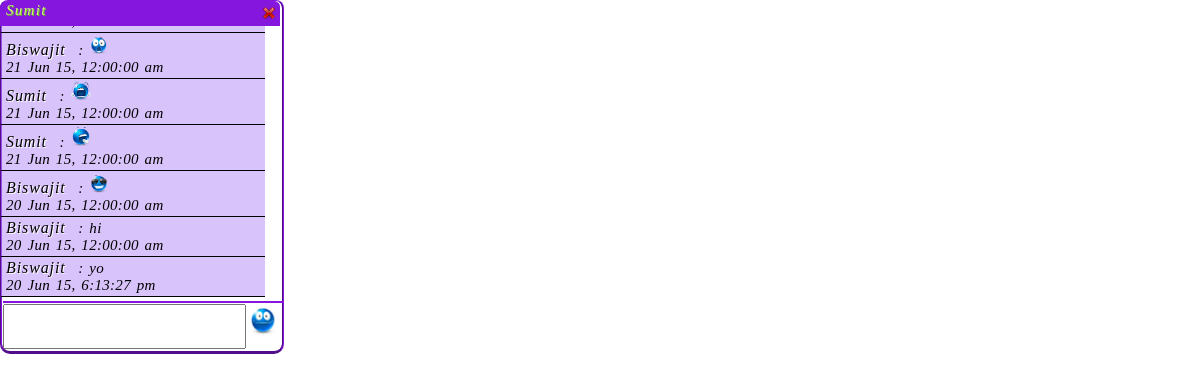
Screenshot of /chatFrame.php?ONto_msgsndr=sumit (signed in) with the database file from the repository.
### tables this page shows
CREATE TABLE IF NOT EXISTS `members` (
  `mem_id` int(20) NOT NULL AUTO_INCREMENT,
  `username` varchar(32) NOT NULL,
  `password` varchar(32) NOT NULL,
  `fname` varchar(30) NOT NULL,
  `lname` varchar(30) NOT NULL,
  `address` varchar(35) NOT NULL,
  `DOB` date NOT NULL,
  `email` varchar(30) NOT NULL,
  `contact` varchar(30) NOT NULL,
  `gender` varchar(10) NOT NULL,
  PRIMARY KEY (`mem_id`)
);

CREATE TABLE IF NOT EXISTS `message` (
  `messageid` int(10) NOT NULL AUTO_INCREMENT,
  `sender` varchar(30) NOT NULL,
  `reciever` varchar(30) NOT NULL,
  `msgbody` varchar(64) NOT NULL,
  `sendingdate` datetime NOT NULL,
  `viewingdate` datetime NOT NULL,
  `status` varchar(10) NOT NULL,
  PRIMARY KEY (`messageid`)
);

### chatFrame.php (the view, shortened to what this page needs)
<!DOCTYPE html PUBLIC "-//W3C//DTD XHTML 1.0 Transitional//EN" "http://www.w3.org/TR/xhtml1/DTD/xhtml1-transitional.dtd">
<html xmlns="http://www.w3.org/1999/xhtml">
<link href="css/Styl_for_chatSys.css" rel="stylesheet" type="text/css">
<?php
require_once("php_functions.php");
if((isset($_SESSION["username"])) && (isset($_SESSION["password"]))){
		$username=$_SESSION["username"];
?>
<div id="mainChatBody">
<div id="mainChatBodyHead">
<?php $sndrMsg=$_SESSION["add_msg_sender_session_chat"]; ?>
<div id="mainChatBodyHeadNm">
<?php
	$querySndrsc="SELECT * FROM `members` WHERE `username`='$sndrMsg'";
 	$resultSndrsc=mysql_query($querySndrsc, $conn);
	$listSndrsc = mysql_fetch_assoc($resultSndrsc);
	echo substr_replace($listSndrsc['fname'],strtoupper(substr($listSndrsc['fname'],0,1)),0,1);
?>
</div>
<div id="mainChatBodyHeadCls"></div>
</div>
<div id="msgChatBody">
<div id="scrollChatBody" >
<?php
	$query3msgs="SELECT * FROM `message` WHERE (`sender`='$username' OR `reciever`='$username') AND (`sender`='$sndrMsg' OR `reciever`='$sndrMsg') ";
	$result3msgs=mysql_query($query3msgs, $conn);
	if (mysql_num_rows($result3msgs) !== 0){
	while($list3msgs = mysql_fetch_assoc($result3msgs)) {
?>
<?php
if(($list3msgs['sender'])===$username){
 	$msg_sndr= $list3msgs['sender'];
	}
	if(($list3msgs['reciever'])===$username){
 	$msg_sndr= $list3msgs['sender'];
	}
?>
	<div id="msgChatBodyBox">
<div id="msgChatBodyBoxCntnt">
<span id="msgChatBodyBoxCntntNM">
 <?php
 	$querySndrs="SELECT * FROM `members` WHERE `username`='$msg_sndr'";
 	$resultSndrs=mysql_query($querySndrs, $conn);
	$listSndrs = mysql_fetch_assoc($resultSndrs);
	echo substr_replace($listSndrs['fname'],strtoupper(substr($listSndrs['fname'],0,1)),0,1);
 ?>
 </span>
	&nbsp;:
<span id="spnmsgBD"><?php SmileyConvertToImg($list3msgs['msgbody']);?></span>
</div>
<div id="msgChatBodyBoxTime">
 <?php
 	$msgDtTm=date_create($list3msgs['sendingdate']);
  echo date_format($msgDtTm,"j M y, g:i:s a");
 ?>
</div>
	</div>
<?php
	}	}
?>
</div>
</div>
<div id="mainChatBodyText" onmousemove="focustextBX()">
<form id="mainChatBodyTextFrm" action="" method="post">
<input type="text" id="mainChatBodyTextIp" name="txtmsg" maxlength="150" required="required" />
</form>
	<img id="imgsmly" src="images/smilies/happy.png" width="32" height="32" />
</div>
</div>
<?php  } ?>
</html>

### php_functions.php (shortened to what this page needs)
<?php
function SmileyConvertToImg($str){
	$ImgSmArr= array(
		':;)@winking.png',
		':X(@angry.png',
		':D@bigGreen.png',
		':-/@confused.png',
		':-)@cool.png',
		':((@crying.png',
		':)@happy.png',
		':I@impressed.png',
		':X@inLove.png',
		':-O@surprised.png',
		':(|@sleepy.png',
		':-*@kissed.png',
		':P@tongue.png',
		':-W@woo.png',
		':-M@mistry.png',
		':(@sad.png'
	);
	for ($i=0; $i<sizeof($ImgSmArr); $i++) {
   		 $tarr = split("@",$ImgSmArr[$i]);
	 	 $str=str_replace($tarr[0],'<img src="images/smilies/'.$tarr[1].'" width="20px" height="20px" >',$str);}
	echo $str;
	}
?>

### css/Styl_for_chatSys.css (style rules this page uses)
#mainChatBody { margin-top:-8px; margin-left:-8px; background-color: rgba(255,255,255,1); width: 280px; height: 350px; border-top-width: 1px; border-right-width: 2px; border-bottom-width: 3px; border-left-width: 2px; border-top-style: solid; border-right-style: groove; border-bottom-style:outset; border-left-style: groove; border-top-color: rgba(132,22,222,1); border-right-color: rgba(132,22,222,1); border-bottom-color: rgba(132,22,222,1); border-left-color: rgba(132,22,222,1); border-radius: 8px 8px 10px 10px; -webkit-box-shadow: rgba(0,0,0,1) 0 0px 0; -moz-box-shadow: rgba(0,0,0,1) 0 0px 0; box-shadow: rgba(0,0,0,1) 0 0px 0; }
#mainChatBodyHead { background-color: rgba(132,22,222,1); height: 24px; width: 274px; margin-left:-2px; padding-left:6px; text-shadow:rgba(103,201,14,1) 1px 1px; font-family: "Comic Sans MS", cursive; font-style:italic; font-size:15px; letter-spacing:1.3px; color:rgba(213,252,122,1); border-top:1px solid rgba(132,22,222,1); border-radius: 7px 6px 0px 0px; -webkit-box-shadow: rgba(0,0,0,1) 0 0px 0; -moz-box-shadow: rgba(0,0,0,1) 0 0px 0; box-shadow: rgba(0,0,0,1) 0 0px 0; }
#mainChatBodyHeadNm { width:250px; cursor:pointer; }
#mainChatBodyHeadCls { position: absolute; height: 20px; width: 18px; background-color: rgba(153,0,0,1); cursor: pointer; top: 5px; left: 261px; border: 0px; outline: 0px; background: transparent; border-radius: 60%; cursor: pointer; background-image: url(../images/close16_16.png); background-repeat: no-repeat; }
#scrollChatBody { width: 280px; height: 270px; overflow-y:scroll; overflow-x:hidden; padding-top:1px; padding-bottom:2px; margin-left:-1px; font-family: "Palatino Linotype", "Book Antiqua", Palatino, serif; font-style: oblique; font-size: 15px; word-spacing:1.8px; letter-spacing:0.3px; }
#msgChatBodyBox { width:254px; padding-left:5px; padding-right:5px; padding-top:2px; padding-bottom:2px; height:auto; background-color:rgba(177,135,248,0.5); border-bottom:1px solid black; }
#msgChatBodyBoxCntntNM { font-size: 16px; letter-spacing:0.9px; text-shadow:1px 1px #FFFFFF; }
#mainChatBodyText { height: 47px; width: 281px; margin-left:1px; margin-top:2px; border-top:2px solid rgba(132,22,222,1); }
#mainChatBodyTextIp { margin-top:1px; height:39px; width:235px; overflow-y:auto; overflow-x:hidden; box-shadow:none; }
#imgsmly { position: absolute; left: 248px; top: 304px; width: 30px; height: 31px; cursor:pointer; }

### rows the page displays
members: fname "Sumit"
message: members.fname "Biswajit", msgbody (picture), sendingdate "21 Jun 15, 12:00:00 am"
message: members.fname "Sumit", msgbody (picture), sendingdate "21 Jun 15, 12:00:00 am"
message: members.fname "Sumit", msgbody (picture), sendingdate "21 Jun 15, 12:00:00 am"
message: members.fname "Biswajit", msgbody (picture), sendingdate "20 Jun 15, 12:00:00 am"
message: members.fname "Biswajit", msgbody "hi", sendingdate "20 Jun 15, 12:00:00 am"
message: members.fname "Biswajit", msgbody "yo", sendingdate "20 Jun 15, 6:13:27 pm"
